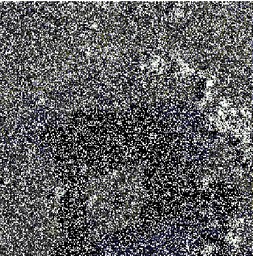
#> input picture DataSets/ImpulseNoiseImages/2.png, 253 x 256 px, shrunk from 432 x 437 before the run
$ python HINR.py
#> lines starting #> are read from the running program, lines starting #| are printed output that depends on the picture
import cv2
import numpy as np
from itertools import product

def grayscale_conversion(image):
    return cv2.cvtColor(image, cv2.COLOR_BGR2GRAY)

def improved_noise_removal(grayscale_image):
    rows, cols = grayscale_image.shape
    output_image = np.copy(grayscale_image)

    for x in range(1, rows - 1):
        for y in range(1, cols - 1):
            if grayscale_image[x, y] < 255:
                continue

            neighbors = grayscale_image[x-1:x+2, y-1:y+2]
            condition1 = np.sum(neighbors == 255) >= 5

            if np.any(neighbors != 255):
                if condition1:
                    weighted_average = np.nanmean(neighbors[neighbors != 255])
                else:
                    weighted_average = np.nanmean(neighbors)
                output_image[x, y] = weighted_average

    return output_image

def evaluate_algorithm(image, params):
    grayscale_image = grayscale_conversion(image)
    noise_removal_output = improved_noise_removal(grayscale_image)
    bilateral_filtered = cv2.bilateralFilter(noise_removal_output, d=params['d'], sigmaColor=params['sigmaColor'], sigmaSpace=params['sigmaSpace'])
    edge_enhanced = cv2.subtract(noise_removal_output, bilateral_filtered)
    final_output = cv2.add(noise_removal_output, edge_enhanced)
    return final_output

# Load the input image
input_image = cv2.imread('2.png')
#> input_image is the input picture: shape (256, 253, 3); mean B, G, R 94.7, 93.2, 93.1

# Define a grid of parameters to search
param_grid = {
    'd': [5, 7, 9, 11],  # Vary 'd' parameter
    'sigmaColor': [10, 30, 50],  # Vary 'sigmaColor' parameter
    'sigmaSpace': [10, 30, 50]  # Vary 'sigmaSpace' parameter
}

best_score = float('-inf')
best_params = None

# Perform grid search
for params in product(*param_grid.values()):
    params = dict(zip(param_grid.keys(), params))
    output_image = evaluate_algorithm(input_image, params)

    # Convert input image to grayscale for comparison
    grayscale_input_image = grayscale_conversion(input_image)

    # Calculate PSNR manually
    mse = np.mean((grayscale_input_image.astype(float) - output_image.astype(float)) ** 2)
    psnr = 20 * np.log10(255.0 / np.sqrt(mse))

    # Track the best parameters
    if psnr > best_score:
        best_score = psnr
        best_params = params
#> this loop made 36 passes
#> (mse, psnr, best_score) on pass 1: (307.3, 23.25, 23.25)
#> (mse, psnr) on passes 2 to 7: (307.4, 23.25), (307.4, 23.25), (334.4, 22.89), (334.6, 22.89), (334.7, 22.88), (430.5, 21.79)
#> pass 1, in evaluate_algorithm, `grayscale_image = grayscale_conversion(image)`:
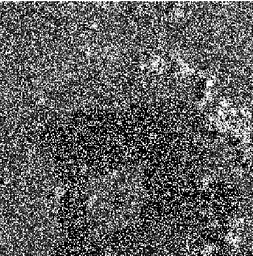
#> grayscale_image: shape (256, 253); min 0, max 255, mean 93.3
#> pass 1, in evaluate_algorithm, `noise_removal_output = improved_noise_removal(grayscale_image)`:
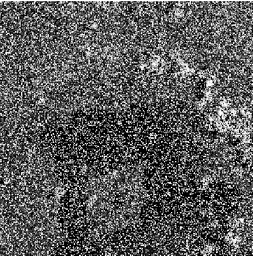
#> noise_removal_output: shape (256, 253); min 0, max 255, mean 90.9
#> pass 1, in evaluate_algorithm, `edge_enhanced = cv2.subtract(noise_removal_output, bilateral_filtered)`:
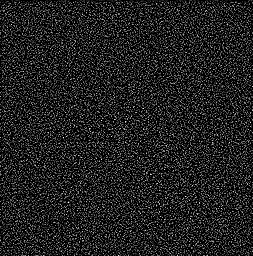
#> edge_enhanced: shape (256, 253); min 0, max 11, mean 1.43; drawn with min black and max white
#> after the loop, best_params = {'d': 5, 'sigmaColor': 10, 'sigmaSpace': 10}; best_score = 23.25

# Use the best parameters to process the input image
output_image = evaluate_algorithm(input_image, best_params)

# Save and display the final output
cv2.imwrite('output_image.png', output_image)
cv2.imshow('Input Image', input_image)
cv2.imshow('Final Output Image', output_image)

# Load the input image and the output image
input_image = cv2.imread('input_image.png', cv2.IMREAD_GRAYSCALE)
output_image = cv2.imread('output_image.png', cv2.IMREAD_GRAYSCALE)

# Calculate MSE (Mean Squared Error)
#> (the run stopped early here; a loop or call above may not have finished)

$ run again, with DataSets/ImpulseNoiseImages/1.png copied over DataSets/ImpulseNoiseImages/2.png
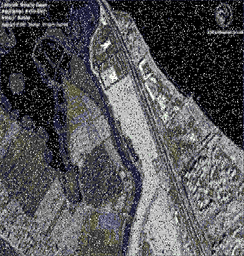
#> input picture DataSets/ImpulseNoiseImages/1.png, 244 x 256 px, shrunk from 488 x 511 before the run
#> input_image is the input picture: shape (256, 244, 3); mean B, G, R 87.5, 84.8, 84.7
#> the loop `for params in product(*param_grid.values()):` made 36 passes
#> (mse, psnr, best_score) on passes 1, 10, 19, 28: (8.59, 38.79, 38.79), (7.28, 39.51, 39.51), (6.98, 39.69, 39.69), (6.68, 39.88, 39.88)
#> pass 1, in evaluate_algorithm, `edge_enhanced = cv2.subtract(noise_removal_output, bilateral_filtered)`:
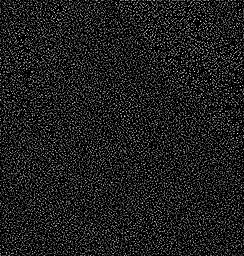
#> edge_enhanced: shape (256, 244); min 0, max 13, mean 1.57; drawn with min black and max white
#> after the loop `for params in product(*param_grid.values()):`: best_params = {'d': 11, 'sigmaColor': 10, 'sigmaSpace': 10}; best_score = 39.88
#> in evaluate_algorithm (call 37), `edge_enhanced = cv2.subtract(noise_removal_output, bilateral_filtered)`:
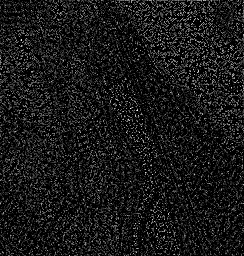
#> edge_enhanced: shape (256, 244); min 0, max 13, mean 1.26; drawn with min black and max white

$ run again, with DataSets/ImpulseNoiseImages/5.png copied over DataSets/ImpulseNoiseImages/2.png
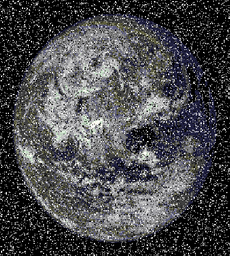
#> input picture DataSets/ImpulseNoiseImages/5.png, 230 x 256 px, shrunk from 438 x 488 before the run
#> input_image is the input picture: shape (256, 230, 3); mean B, G, R 76.9, 74.6, 74.4
#> the loop `for params in product(*param_grid.values()):` made 36 passes
#> (mse, psnr, best_score) on passes 1, 10, 19, 28: (25.08, 34.14, 34.14), (24, 34.33, 34.33), (23.77, 34.37, 34.37), (23.53, 34.41, 34.41)
#> pass 1, in evaluate_algorithm, `edge_enhanced = cv2.subtract(noise_removal_output, bilateral_filtered)`:
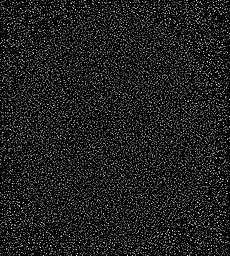
#> edge_enhanced: shape (256, 230); min 0, max 12, mean 1.48; drawn with min black and max white
#> after the loop `for params in product(*param_grid.values()):`: best_params = {'d': 11, 'sigmaColor': 10, 'sigmaSpace': 10}; best_score = 34.41
#> in evaluate_algorithm (call 37), `edge_enhanced = cv2.subtract(noise_removal_output, bilateral_filtered)`:
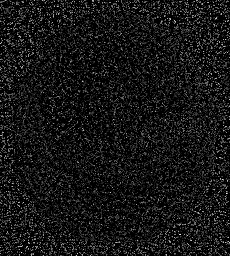
#> edge_enhanced: shape (256, 230); min 0, max 14, mean 1.22; drawn with min black and max white

$ run again, with DataSets/ImpulseNoiseImages/1_original.png copied over DataSets/ImpulseNoiseImages/2.png
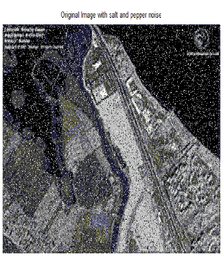
#> input picture DataSets/ImpulseNoiseImages/1_original.png, 223 x 256 px, shrunk from 503 x 578 before the run
#> input_image is the input picture: shape (256, 223, 3); mean B, G, R 107.7, 105.1, 105.1
#> the loop `for params in product(*param_grid.values()):` made 36 passes
#> (mse, psnr, best_score) on passes 1, 10, 19, 28: (25.76, 34.02, 34.02), (24.55, 34.23, 34.23), (24.19, 34.29, 34.29), (23.95, 34.34, 34.34)
#> pass 1, in evaluate_algorithm, `edge_enhanced = cv2.subtract(noise_removal_output, bilateral_filtered)`:
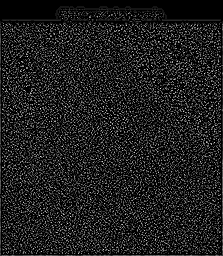
#> edge_enhanced: shape (256, 223); min 0, max 12, mean 1.45; drawn with min black and max white
#> after the loop `for params in product(*param_grid.values()):`: best_params = {'d': 11, 'sigmaColor': 10, 'sigmaSpace': 10}; best_score = 34.34
#> in evaluate_algorithm (call 37), `edge_enhanced = cv2.subtract(noise_removal_output, bilateral_filtered)`:
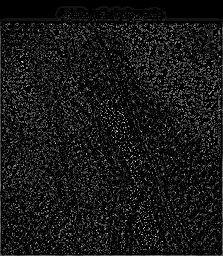
#> edge_enhanced: shape (256, 223); min 0, max 13, mean 1.15; drawn with min black and max white
